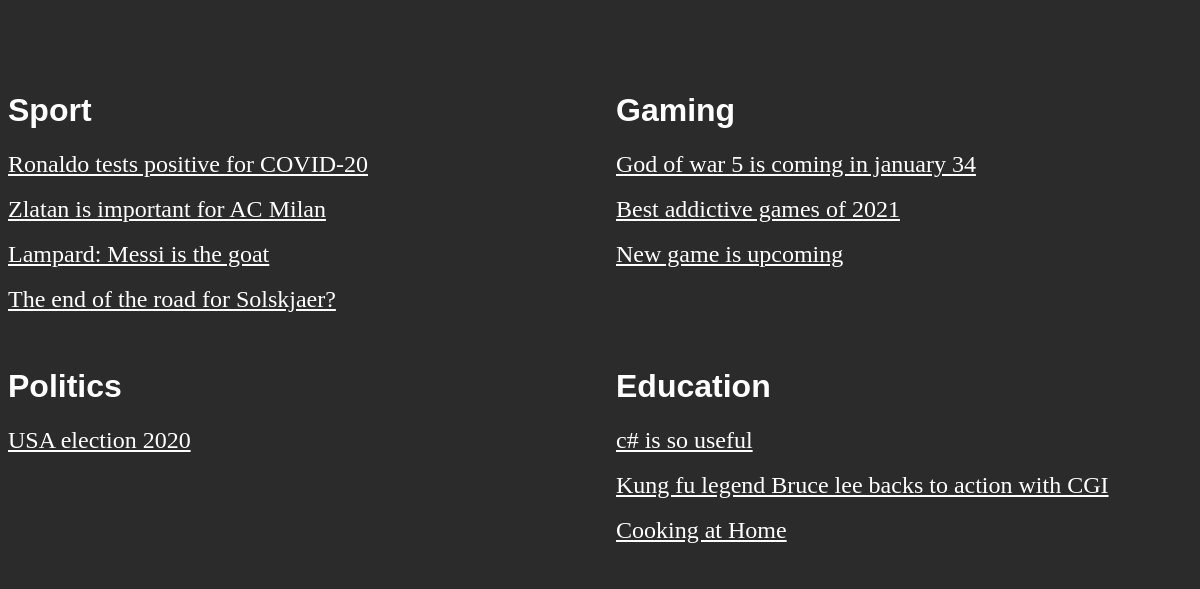
/archive.php, run on the app's committed database.
### tables this page shows
CREATE TABLE News (newsId INTEGER PRIMARY KEY AUTOINCREMENT NOT NULL, title VARCHAR, image VARCHAR, content VARCHAR, category VARCHAR REFERENCES Categorys (category), userId INTEGER REFERENCES Users (id), postDate DATE NOT NULL, rating INTEGER DEFAULT (0));

### archive.php (the view, shortened to what this page needs)
<?php
    include("inc/connection.php");
?>
<!doctype html5>
<html>
    <head>
        <link rel="stylesheet" href="style/archive.css">
    </head>
    <body>
        <div id="container">
            <?php
                $query="select * from News where category='sport'";
                $stmt=$db->prepare($query);
                $stmt->execute();
                echo '<div id="sprt">';
                echo"<h1>Sport</h1>";
                while($result=$stmt->fetch())
                {
                    echo "<a href='news.php?q={$result['newsId']}'>{$result['title']}</a></br></br>";
                }
                echo '</div>';
                $query="select * from News where category='gaming'";
                $stmt=$db->prepare($query);
                $stmt->execute();
                echo '<div id="gmng">';
                echo"<h1>Gaming</h1>";
                while($result=$stmt->fetch())
                {
                    echo "<a href='news.php?q={$result['newsId']}'>{$result['title']}</a></br></br>";
                }
                echo '</div>';
                $query="select * from News where category='politics'";
                $stmt=$db->prepare($query);
                $stmt->execute();
                echo '<div id="pltcs">';
                echo"<h1>Politics</h1>";
                while($result=$stmt->fetch())
                {
                    echo "<a href='news.php?q={$result['newsId']}'>{$result['title']}</a></br></br>";
                }
                echo '</div>';
                $query="select * from News where category='education'";
                $stmt=$db->prepare($query);
                $stmt->execute();
                echo '<div id="edctn">';
                echo"<h1>Education</h1>";
                while($result=$stmt->fetch())
                {
                    echo "<a href='news.php?q={$result['newsId']}'>{$result['title']}</a></br></br>";
                }
                echo '</div>';
            ?>
        </div>
    </body>
</html>

### style/archive.css (style rules this page uses)
#container { display:grid; grid-gap:1em; grid-template-columns: 50% 50%; background-color:#2b2b2b; margin-top: 6%; }
h1 { color:white; font-family: Arial, Helvetica, sans-serif; }
body { background-color:#2b2b2b; }
a { font-size:x-large; color:white }

### data on the page
news: title "Ronaldo tests positive for COVID-20"
news: title "Zlatan is important for AC Milan"
news: title "Lampard: Messi is the goat"
news: title "The end of the road for Solskjaer?"
news: title "God of war 5 is coming in january 34"
news: title "Best addictive games of 2021"
news: title "New game is upcoming"
news: title "USA election 2020"
news: title "c# is so useful"
news: title "Kung fu legend Bruce lee backs to action with CGI"
news: title "Cooking at Home"
